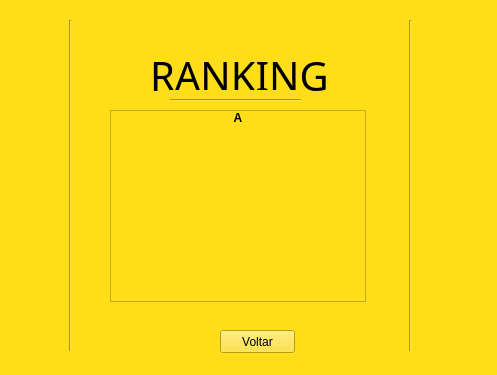
<?xml version="1.0" encoding="UTF-8"?>
<ui version="4.0">
 <class>Form</class>
 <widget class="QWidget" name="Form">
  <property name="geometry">
   <rect>
    <x>0</x>
    <y>0</y>
    <width>497</width>
    <height>375</height>
   </rect>
  </property>
  <property name="sizePolicy">
   <sizepolicy hsizetype="Preferred" vsizetype="Preferred">
    <horstretch>0</horstretch>
    <verstretch>0</verstretch>
   </sizepolicy>
  </property>
  <property name="windowTitle">
   <string>Form</string>
  </property>
  <property name="styleSheet">
   <string notr="true">background-color: rgb(255, 221, 24);</string>
  </property>
  <widget class="QLabel" name="label">
   <property name="geometry">
    <rect>
     <x>150</x>
     <y>40</y>
     <width>211</width>
     <height>71</height>
    </rect>
   </property>
   <property name="font">
    <font>
     <family>Minion Pro SmBd</family>
     <pointsize>30</pointsize>
    </font>
   </property>
   <property name="text">
    <string>RANKING</string>
   </property>
  </widget>
  <widget class="Line" name="line">
   <property name="geometry">
    <rect>
     <x>170</x>
     <y>90</y>
     <width>131</width>
     <height>20</height>
    </rect>
   </property>
   <property name="orientation">
    <enum>Qt::Horizontal</enum>
   </property>
  </widget>
  <widget class="Line" name="line_2">
   <property name="geometry">
    <rect>
     <x>60</x>
     <y>20</y>
     <width>20</width>
     <height>331</height>
    </rect>
   </property>
   <property name="orientation">
    <enum>Qt::Vertical</enum>
   </property>
  </widget>
  <widget class="Line" name="line_3">
   <property name="geometry">
    <rect>
     <x>400</x>
     <y>20</y>
     <width>20</width>
     <height>331</height>
    </rect>
   </property>
   <property name="orientation">
    <enum>Qt::Vertical</enum>
   </property>
  </widget>
  <widget class="QListWidget" name="listWidget">
   <property name="geometry">
    <rect>
     <x>110</x>
     <y>110</y>
     <width>256</width>
     <height>192</height>
    </rect>
   </property>
   <property name="sizePolicy">
    <sizepolicy hsizetype="Expanding" vsizetype="Expanding">
     <horstretch>6</horstretch>
     <verstretch>0</verstretch>
    </sizepolicy>
   </property>
   <property name="font">
    <font>
     <weight>75</weight>
     <italic>false</italic>
     <bold>true</bold>
     <underline>false</underline>
     <stylestrategy>PreferAntialias</stylestrategy>
     <kerning>true</kerning>
    </font>
   </property>
   <property name="cursor" stdset="0">
    <cursorShape>CrossCursor</cursorShape>
   </property>
   <property name="focusPolicy">
    <enum>Qt::StrongFocus</enum>
   </property>
   <property name="styleSheet">
    <string notr="true"/>
   </property>
   <property name="inputMethodHints">
    <set>Qt::ImhNone</set>
   </property>
   <property name="movement">
    <enum>QListView::Static</enum>
   </property>
   <property name="flow">
    <enum>QListView::TopToBottom</enum>
   </property>
   <property name="isWrapping" stdset="0">
    <bool>false</bool>
   </property>
   <property name="resizeMode">
    <enum>QListView::Fixed</enum>
   </property>
   <property name="layoutMode">
    <enum>QListView::SinglePass</enum>
   </property>
   <property name="spacing">
    <number>0</number>
   </property>
   <item>
    <property name="text">
     <string>A</string>
    </property>
    <property name="textAlignment">
     <set>AlignCenter</set>
    </property>
   </item>
  </widget>
  <widget class="QPushButton" name="pushButton">
   <property name="geometry">
    <rect>
     <x>220</x>
     <y>330</y>
     <width>75</width>
     <height>23</height>
    </rect>
   </property>
   <property name="text">
    <string>Voltar</string>
   </property>
  </widget>
 </widget>
 <resources>
  <include location="resource.qrc"/>
 </resources>
 <connections/>
</ui>
